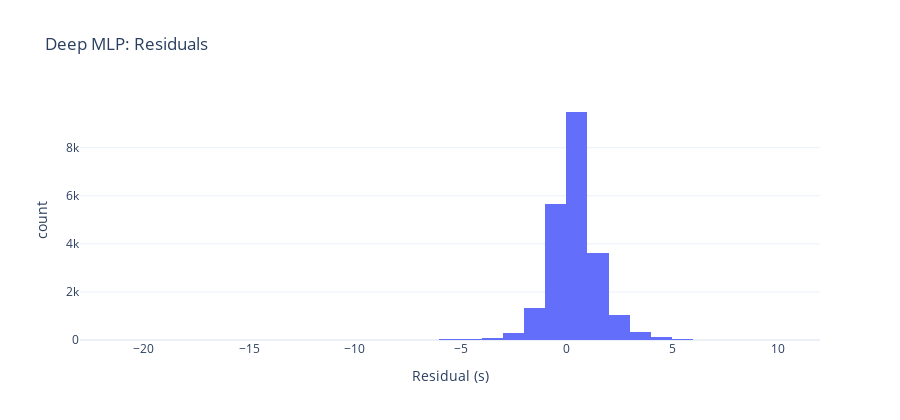

Notebook cell for this chart:
### Code cell
plot_error_distribution(y_test, test_pred, title="Deep MLP: Residuals")

### Figure 1 — Plotly figure (JSON) as saved in the notebook; plotly's stock layout.template omitted (floating-point values rounded to 4 significant figures; data arrays with more than 128 entries replaced by an {"elided": "..."} marker saying what was removed)
{"data": [{"bingroup": "x", "hovertemplate": "variable=0<br>Residual (s)=%{x}<br>count=%{y}<extra></extra>", "legendgroup": "0", "marker": {"color": "#636efa", "pattern": {"shape": ""}}, "name": "0", "nbinsx": 50, "orientation": "v", "showlegend": true, "type": "histogram", "x": {"elided": "22166 float values"}, "xaxis": "x", "yaxis": "y"}], "layout": {"barmode": "relative", "height": 420, "legend": {"title": {"text": "variable"}, "tracegroupgap": 0}, "showlegend": false, "title": {"text": "Deep MLP: Residuals"}, "xaxis": {"anchor": "y", "domain": [0, 1], "title": {"text": "Residual (s)"}}, "yaxis": {"anchor": "x", "domain": [0, 1], "title": {"text": "count"}}}}
